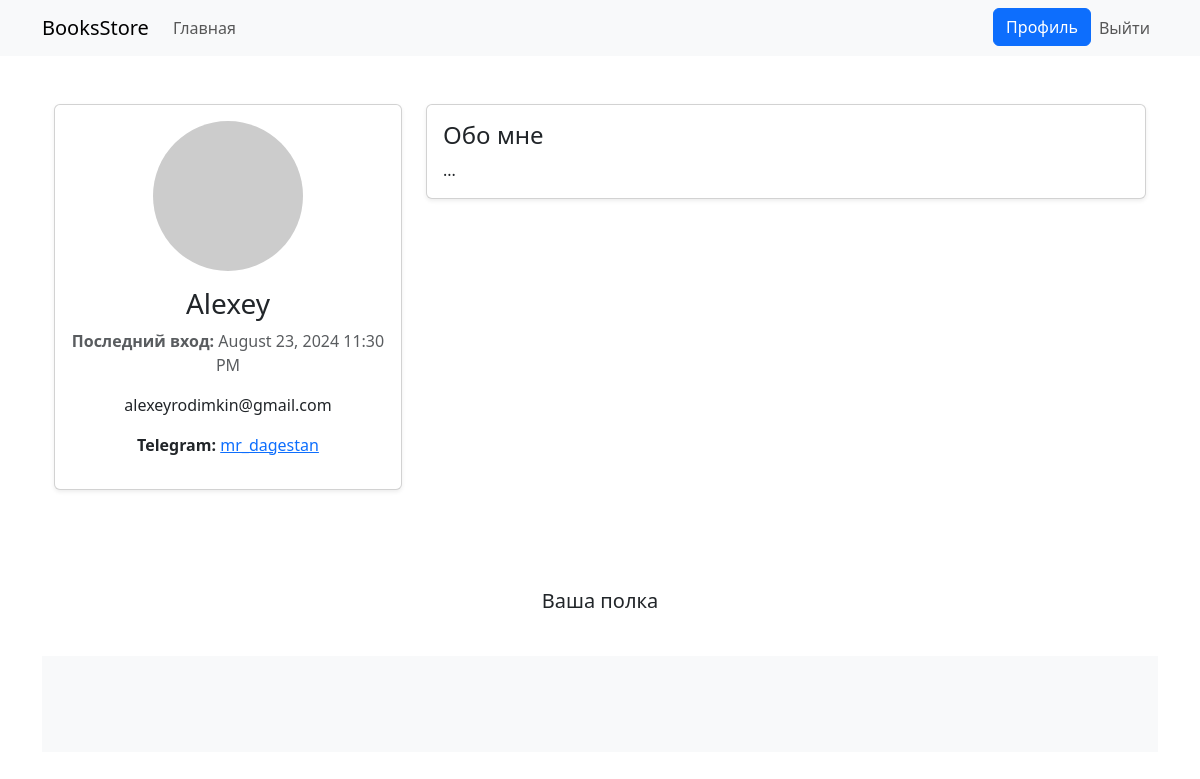
/user/Alexey (signed in), run on an earlier commit of the app's database.
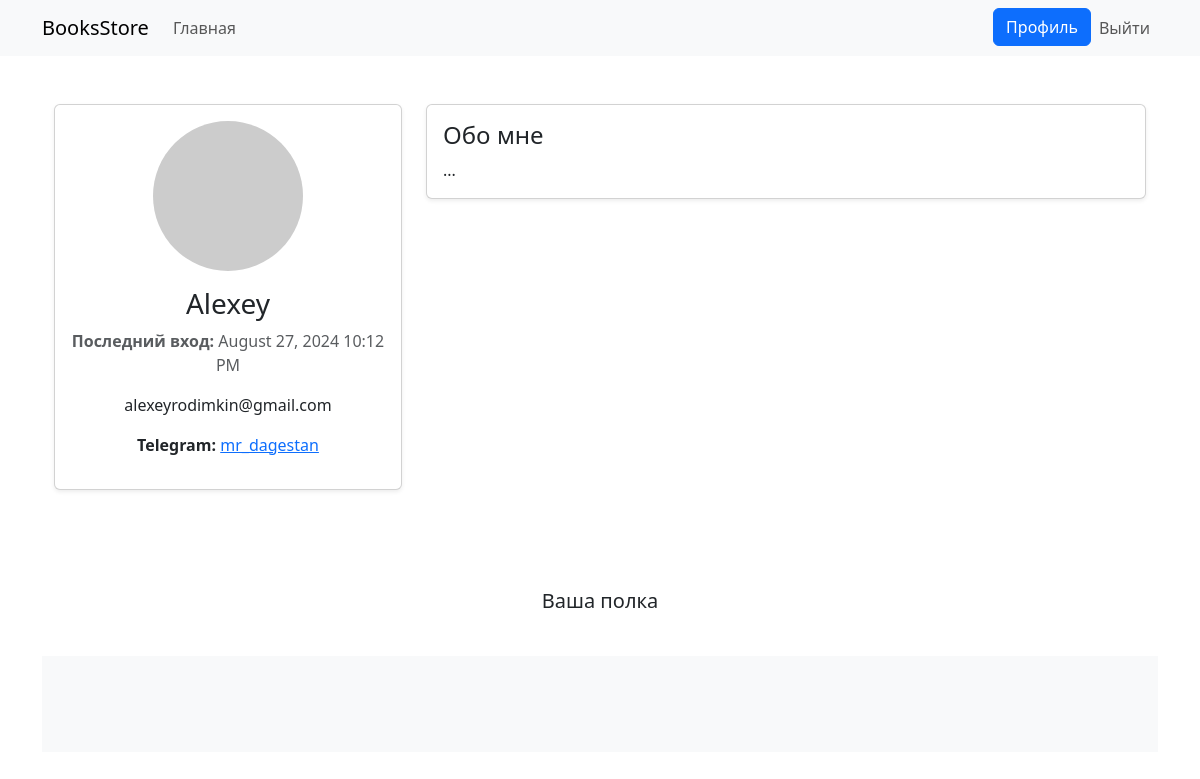
And on a later commit of the database.
### app/models.py (models this page shows, shortened)
class User(db.Model, UserMixin):
    __tablename__ = 'users'
    id: so.Mapped[int] = so.mapped_column(primary_key=True)
    username: so.Mapped[str] = so.mapped_column(sa.String(64), nullable=False, unique=True, index=True)
    email: so.Mapped[str] = so.mapped_column(sa.String(120), index=True,
                                             unique=True)
    telegram: so.Mapped[str] = so.mapped_column(sa.String(120), index=True,
                                                unique=True, default=None)
    password_hash: so.Mapped[Optional[str]] = so.mapped_column(sa.String(256))
    last_seen: so.Mapped[Optional[datetime]] = so.mapped_column(
        default=lambda: datetime.now(timezone.utc))
    orders = relationship("Order")  # one to many to Order
    def avatar(self, size):
        digest = md5(self.email.lower().encode('utf-8')).hexdigest()
        return f'https://www.gravatar.com/avatar/{digest}?d=identicon&s={size}'

### app/main/routes.py (the view)
@bp.route('/user/<username>')
@login_required
def user(username):
    user = db.first_or_404(sa.select(User).where(User.username == username))
    orders = flask_login.current_user.orders
    time_now = datetime.datetime.now()
    return render_template('user.html', user=user, data=orders, now=time_now)

### app/main/routes.py (called while the page is built)
@bp.before_request
def before_request():
    if current_user.is_authenticated:
        current_user.last_seen = datetime.datetime.utcnow()
        db.session.commit()

@bp.after_request
def redirect_to_signin(response):
    if response.status_code == 401:
        return redirect(url_for('login_page') + '?next=' + request.url)
    return response

### app/models.py (called while the page is built)
@login.user_loader
def load_user(id):
    return db.session.get(User, int(id))

### app/templates/user.html (shortened to what this page needs)
{% extends "base.html" %}
{% block content %}
<div class="container my-5">
    <div class="row">
        <div class="col-md-4 text-center">
            <div class="card shadow-sm">
                <div class="card-body">
                    <a href="https://docs.gravatar.com/" target="_blank">
                        <img src="{{ user.avatar(128) }}" alt="{{ user.username }}"
                             class="rounded-circle img-fluid mb-3" style="width: 150px; height: 150px;">
                    </a>
                    <h3 class="card-title">{{ user.username }}</h3>
                    {% if user.last_seen %}
                    <p class="text-muted"><strong>Последний вход:</strong> {{ moment(user.last_seen).format('LLL') }}
                    </p>
                    {% endif %}
                    <p>{{ user.email }}</p>
                    {% if user.telegram %}
                    <p><strong>Telegram:</strong>
                        <a href="https://t.me/{{ user.telegram }}" target="_blank">{{ user.telegram }}</a>
                    </p>
                    {% endif %}
                </div>
            </div>
        </div>
        <div class="col-md-8">
            <div class="card shadow-sm">
                <div class="card-body">
                    <h4 class="card-title">Обо мне</h4>
                    <p class="card-text">...</p>
                </div>
            </div>
        </div>
    </div>
</div>
<div class="pricing-header px3 py-3 pt-md-5 pb-md-4 mx-auto text-center">
    <p class="lead">Ваша полка</p>
</div>
<div class="album py-5 bg-body-tertiary">
</div>
{% endblock %}

### app/templates/base.html (shortened to what this page needs)
<!doctype html>
<html lang="en">
<head>
    <link
            href="https://cdn.jsdelivr.net/npm/bootstrap@5.3.2/dist/css/bootstrap.min.css"
            rel="stylesheet"
>
</head>
<body>
<nav class="navbar navbar-expand-lg bg-body-tertiary">
    <div class="container">
        <a class="navbar-brand" href="{{ url_for('main.index') }}">BooksStore</a>
        <div class="collapse navbar-collapse" id="navbarSupportedContent">
            <ul class="navbar-nav me-auto mb-2 mb-lg-0">
                <li class="nav-item">
                    <a class="nav-link" aria-current="page" href="{{ url_for('main.index') }}">Главная</a>
                </li>
            </ul>
            <ul class="navbar-nav mb-2 mb-lg-0">
                {% if current_user.is_anonymous %}
                <li class="nav-item">
                    <a href="{{ url_for('auth.login') }}" class="btn btn-outline-primary">Войти</a>
                </li>
                {% else %}
                <li class="nav-item">
                    <a class="btn btn-primary" aria-current="page"
                       href="{{ url_for('main.user', username=current_user.username) }}">Профиль</a>
                </li>
                <li class="nav-item">
                    <a class="nav-link" aria-current="page" href="{{ url_for('auth.logout') }}">Выйти</a>
                </li>
                {% endif %}
            </ul>
        </div>
    </div>
</nav>
<div class="container mt-3">
    {% block content %}{% endblock %}
</div>
</body>
</html>

What changed in the data, as far as the page shows it:
changed User "Alexey": last_seen "August 23, 2024 11:30 PM" → "August 27, 2024 10:12 PM"
